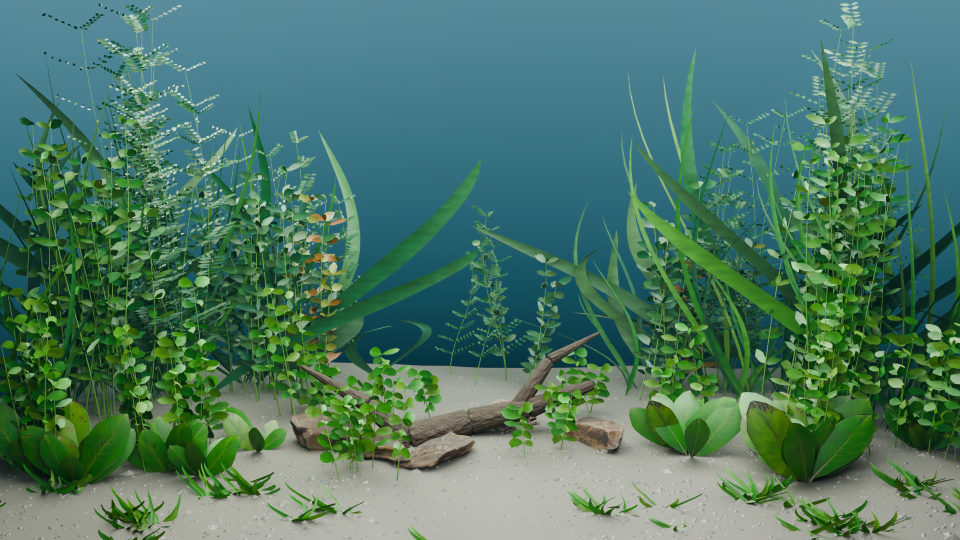
#> input picture habitat/assets/lush/environment_albedo.webp, 1920 x 1080 px, given in place of rock_07_diff_4k.jpg, which was not available (shown at 1/2 size); the run also reads 1 picture not shown here
$ python prepare_textures_slice_c.py
#> lines starting #> are read from the running program, lines starting #| are printed output that depends on the picture; after the words box and inside, x2 and y2 are one past the last pixel; in counts of white or black regions, pixels touching at a corner belong together; pictures that were not available may be replaced by others from this repository, and a replacement may not be noted
#> in scan, returned value is the input picture: PIL image 1920x1080 RGB; mean R, G, B 77, 119.6, 101.1
### art/tools/prepare_textures.py
"""Prepare optimized Slice A runtime textures from approved CC0 sources.

Run after build_slice_a.py (which writes art/work/slice-a/ bake inputs):
  python art/tools/prepare_textures.py

Writes WebP textures to habitat/assets/slice-a/textures/. glTF UV convention:
textures are loaded with flipY = false, so image row 0 is texture v = 0.
"""

import json
import pathlib

import numpy as np
from PIL import Image

ROOT = pathlib.Path(__file__).resolve().parents[2]
SRC = ROOT / 'art' / 'source' / 'polyhaven'
WORK = ROOT / 'art' / 'work' / 'slice-a'
OUT = ROOT / 'habitat' / 'assets' / 'slice-a' / 'textures'

# Must match build_slice_a.py substrate extent and composition.
SUBSTRATE_X = (-5.0, 5.0)
SUBSTRATE_Z = (-1.8, 2.8)
SUBSTRATE_SIZE = (2048, 1024)
HARDSCAPE_FOOTPRINTS = [
    # x, z, radius (habitat units): coarse grit gathers around these.
    # Keep in sync with ROCKS / WOOD in build_slice_a.py.
    (-2.75, -0.95, 0.95), (-3.45, -0.7, 0.75), (-1.85, 0.25, 0.75),
    (-0.55, 0.45, 0.5), (-0.1, 0.12, 0.4), (2.35, -0.5, 0.6),
    (-2.4, -0.85, 0.8),
]


def source(asset, suffix):
    return Image.open(SRC / asset / 'textures' / f'{asset}_{suffix}_2k.{"png" if suffix == "alpha" else "jpg"}')


def as_rgb(image):
    return np.asarray(image.convert('RGB'), dtype=np.float32) / 255.0


def as_alpha(image):
    data = np.asarray(image, dtype=np.float32)
    return data / (65535.0 if data.max() > 255 else 255.0)


def to_image(array, mode='RGB'):
    return Image.fromarray(np.clip(array * 255.0 + 0.5, 0, 255).astype(np.uint8), mode)


def save(image, name, quality=90, lossless=False):
    OUT.mkdir(parents=True, exist_ok=True)
    path = OUT / name
    image.save(path, 'WEBP', quality=quality, method=6, lossless=lossless, exact=True)
    return path


def resized(image, size):
#> called with size = (2048, 2048)
    return image.resize(size, Image.LANCZOS)
#> returned value: PIL image 2048x2048 RGB


def grade_hsv_fast(rgb, hue=None, hue_mix=0.0, sat=1.0, val=1.0):
#> called with hue_mix = 0, sat = 0.75, val = 0.9
    maxc = rgb.max(axis=2)
    minc = rgb.min(axis=2)
    v = maxc
    delta = maxc - minc
    s = np.where(maxc > 1e-6, delta / np.maximum(maxc, 1e-6), 0.0)
    r, g, b = rgb[..., 0], rgb[..., 1], rgb[..., 2]
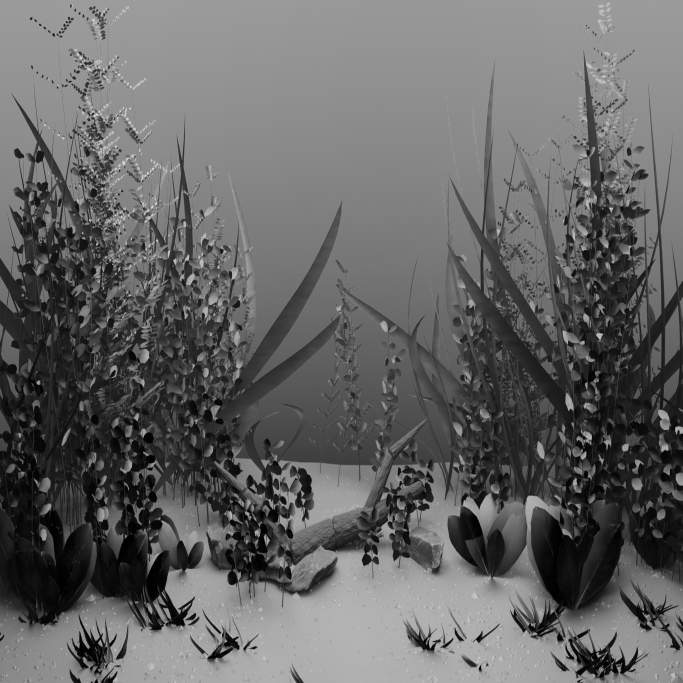
#> b: shape (2048, 2048) float32 (shown at 1/3 size); min 0, max 0.922, mean 0.396
    safe = np.maximum(delta, 1e-6)
    h = np.where(maxc == r, (g - b) / safe % 6.0,
                 np.where(maxc == g, (b - r) / safe + 2.0, (r - g) / safe + 4.0)) / 6.0
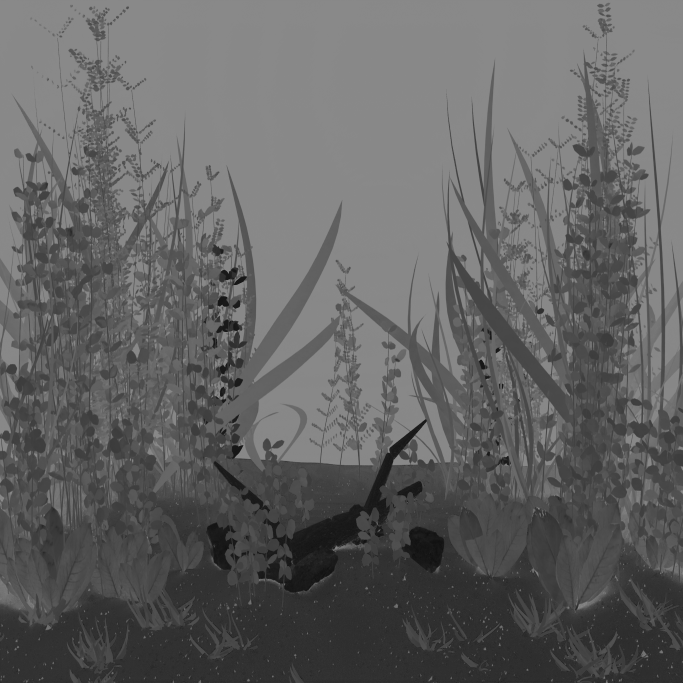
#> h: shape (2048, 2048) float32 (shown at 1/3 size); min 0, max 0.981, mean 0.389
    h = np.where(delta > 1e-6, h, 0.0)
    if hue is not None:
        h = h + (hue - h) * hue_mix
    s = np.clip(s * sat, 0, 1)
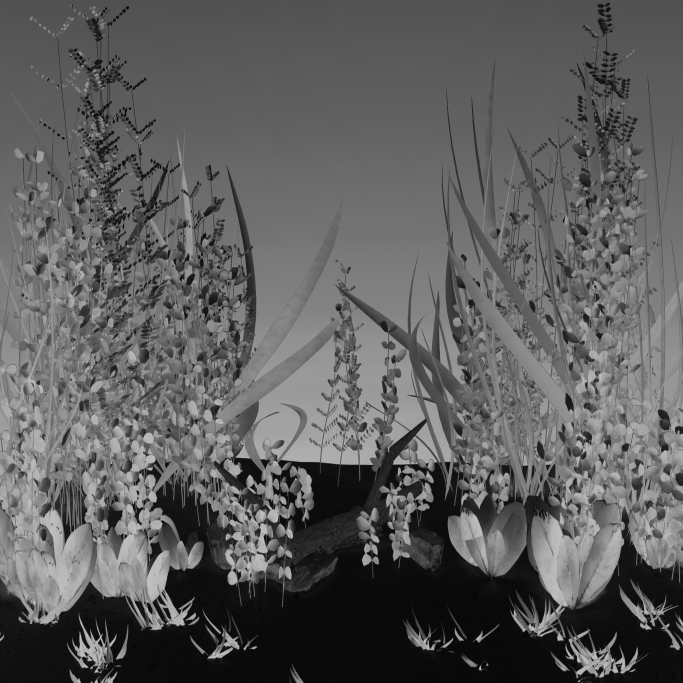
#> s: shape (2048, 2048) float32 (shown at 1/3 size); min 0, max 0.75, mean 0.365
    v = np.clip(v * val, 0, 1)
    i = np.floor(h * 6.0).astype(int) % 6
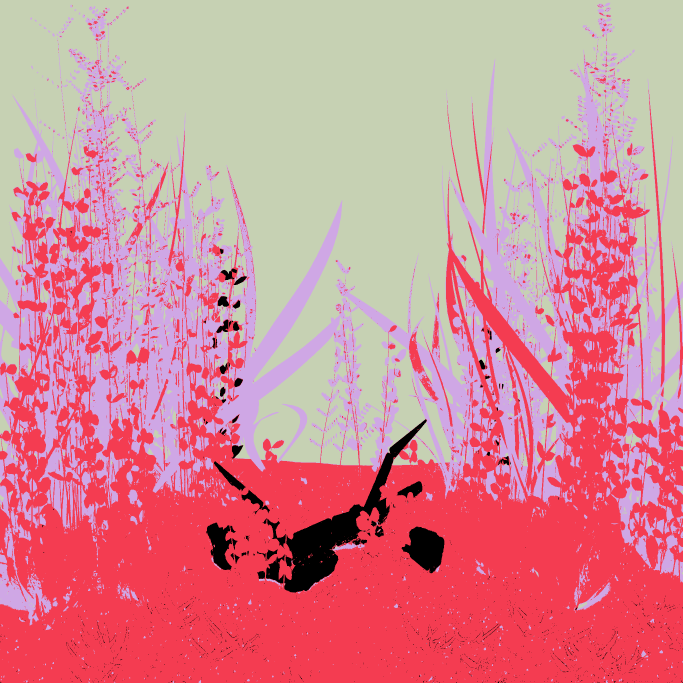
#> i: shape (2048, 2048) int64 (shown at 1/3 size); 6 distinct labels, from 0 to 5; one colour per label, 0 black
    f = h * 6.0 - np.floor(h * 6.0)
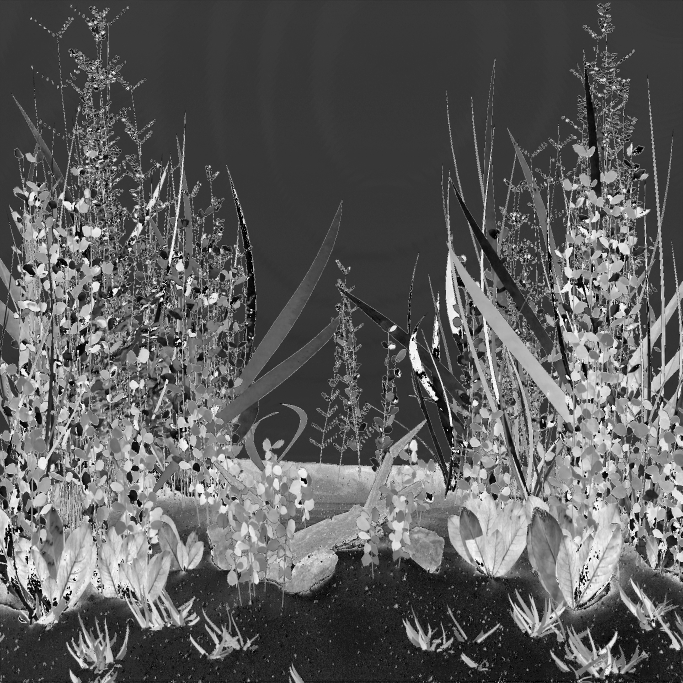
#> f: shape (2048, 2048) float32 (shown at 1/3 size); min 0, max 0.99, mean 0.365
    p, q, t = v * (1 - s), v * (1 - s * f), v * (1 - s * (1 - f))
    choices = [(v, t, p), (q, v, p), (p, v, t), (p, q, v), (t, p, v), (v, p, q)]
    out = np.zeros_like(rgb)
    for k, (cr, cg, cb) in enumerate(choices):
        mask = i == k
        out[..., 0] = np.where(mask, cr, out[..., 0])
        out[..., 1] = np.where(mask, cg, out[..., 1])
        out[..., 2] = np.where(mask, cb, out[..., 2])
#> this loop made 6 passes
#> pass 1, in grade_hsv_fast, `mask = i == k`:
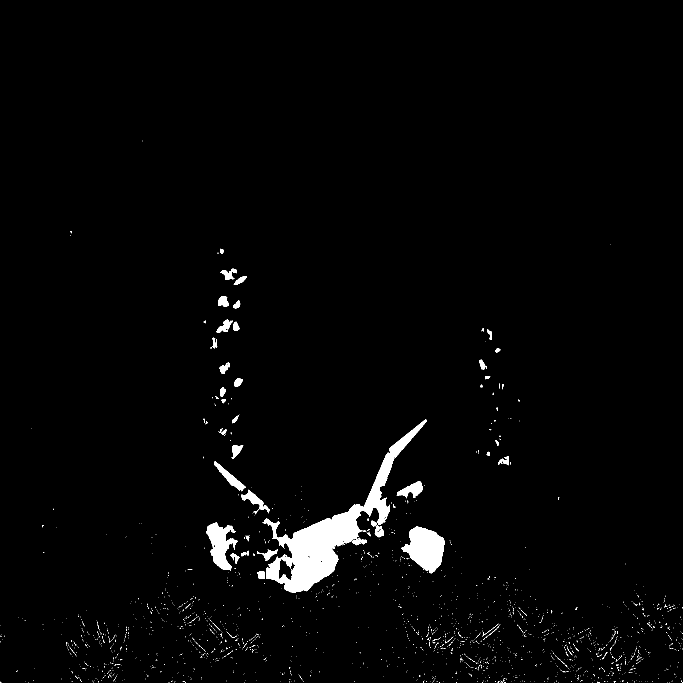
#> mask: shape (2048, 2048) bool (shown at 1/3 size); 2% white; 2286 white regions (2211 under 20 px), largest, box (x1, y1, x2, y2) and area: (853, 1258, 1280, 1779) 41506, (1205, 1580, 1333, 1720) 11116, (619, 1568, 696, 1710) 6379
#> after the loop: mask: shape (2048, 2048) bool; 0% white in thin lines or dots, all inside (x1, y1, x2, y2) = (164, 1333, 1807, 1976)
    return out


def rgba(rgb, alpha):
    return np.concatenate([rgb, alpha[..., None]], axis=2)


# [68 lines left out: functions dilate_color_under_alpha, rocks, wood, moss, plant_atlas, not called in this run]


CARD_ATLAS = (2048, 1024)
# Tile rectangles (x, y, w, h) in atlas pixels, y from the top. Must match
# CARD_TILES in build_slice_a.py.
CARD_TILES = {
    'carpet_0': (0, 0, 512, 256), 'carpet_1': (512, 0, 512, 256),
    'carpet_2': (0, 256, 512, 256), 'carpet_3': (512, 256, 512, 256),
    'stem_0': (1024, 0, 512, 1024), 'stem_1': (1536, 0, 512, 1024),
}
CARD_GRADES = {
    'carpet': dict(hue=0.31, hue_mix=0.3, sat=1.0, val=0.74),
    'stem_0': dict(hue=0.31, hue_mix=0.3, sat=1.2, val=0.95),
    'stem_1': dict(hue=0.03, hue_mix=0.55, sat=1.35, val=0.9),   # bronze-red accent
}


# [92 lines left out: functions card_atlas, value_noise, tiled_layer, substrate, main, not called in this run]


# [2 lines that do not run on import are left out]

### art/tools/prepare_textures_slice_c.py
"""Prepare Slice C runtime textures (run after build_slice_c.py).

  python art/tools/prepare_textures_slice_c.py

Writes WebP textures to habitat/assets/slice-c/textures/ (loaded with
flipY = false: image row 0 is texture v = 0).

- Scanned rocks: albedo + OpenGL normal per source, no roughness maps. The
  runtime uses one matte roughness for all stone, which removes rock_07's
  glossy flecks (its source roughness map is a uniform ~0.30) and saves
  texture memory. Albedo is graded to the approved offline candidate.
- Wood: bark_willow_02 graded to the waterlogged driftwood brown of the
  approved Stage 1 B treatment, with the fibre-aligned crack pattern baked
  into the colour (same tile space as the runtime root UVs).
- Leaves: LeafSet022 colour + opacity -> one RGBA atlas, graded darker and
  cooler (aquatic), colour dilated under alpha; OpenGL normal.
- Substrate: unique baked floor from slice_c_layout.py: irregular dark
  soil/gravel zone around the hardscape, finer sand as breathing room,
  hardscape contact darkening, the floor's tonal hierarchy (key on the left,
  darker right and front edge) and the fade into water before the crest.
"""

import json
import pathlib
import sys

import numpy as np
from PIL import Image

sys.path.insert(0, str(pathlib.Path(__file__).resolve().parent))
import prepare_textures as P  # noqa: E402
import slice_c_layout as L  # noqa: E402

ROOT = pathlib.Path(__file__).resolve().parents[2]
SRC = ROOT / 'art' / 'source' / 'polyhaven'
ACG = ROOT / 'art' / 'source' / 'ambientcg'
OUT = ROOT / 'habitat' / 'assets' / 'slice-c' / 'textures'
P.OUT = OUT

SUBSTRATE_SIZE = (2048, 1024)
SUBSTRATE_NORMAL_SIZE = (1024, 512)
FIELD_SIZE = (512, 256)
WATER = np.array([0.010, 0.044, 0.052], dtype=np.float32)   # albedo the floor fades into


def scan(asset, kind):
    return Image.open(SRC / asset / 'textures' / f'{asset}_{kind}_4k.jpg')


# [22 lines left out: function hue_shift, not called in this run]


# ---------------------------------------------------------------- hardscape

def rocks():
    # rock_07 is the largest stone surface on screen and its UV islands use
    # only half the map: 2K colour (1K normal) keeps its pitting readable.
    for name, asset, size, normal_size, sat, val in (('rock07', 'rock_07', 2048, 1024, 0.75, 0.9),
                                                     ('boulder', 'boulder_01', 1024, 1024, 0.75, 0.95),
                                                     ('rock09', 'rock_09', 512, 512, 0.75, 1.0)):
        rgb = P.as_rgb(P.resized(scan(asset, 'diff'), (size, size)))
        rgb = P.grade_hsv_fast(rgb, sat=sat, val=val)
        # Tame isolated bright specks (they read as glints under the key).
        luminance = rgb @ np.array([0.2126, 0.7152, 0.0722], dtype=np.float32)
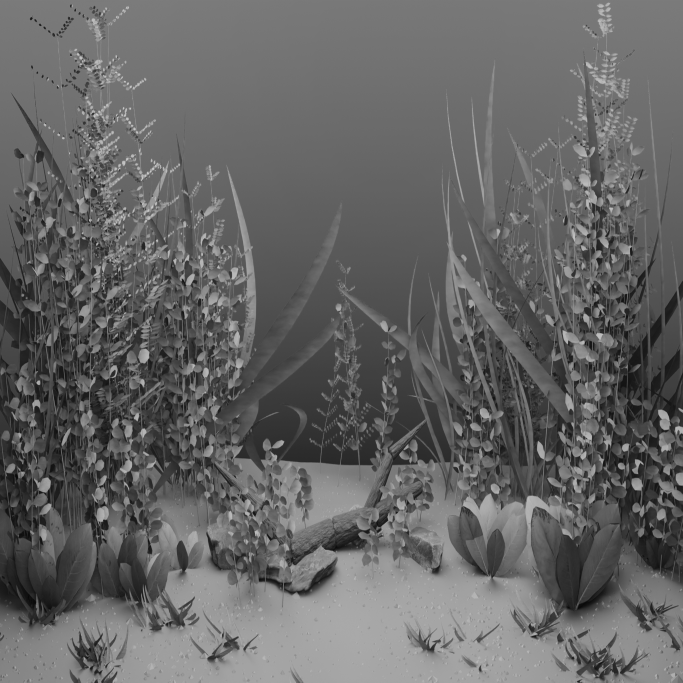
#> luminance: shape (2048, 2048) float32 (shown at 1/3 size); min 0.0178, max 0.842, mean 0.4
        ceiling = np.percentile(luminance, 99.5)
#> ceiling = 0.683
        rgb *= np.minimum(1.0, ceiling / np.maximum(luminance, 1e-4))[..., None]
        P.save(P.to_image(rgb), f'{name}_albedo.webp')
        P.save(P.resized(scan(asset, 'nor_gl'), (normal_size, normal_size)), f'{name}_normal.webp', quality=92)
    rgb = P.as_rgb(P.resized(P.source('rock_moss_set_02', 'diff'), (512, 512)))
    P.save(P.to_image(P.grade_hsv_fast(rgb, sat=0.65, val=0.72)), 'stones_albedo.webp')
    P.save(P.resized(P.source('rock_moss_set_02', 'nor_gl'), (512, 512)), 'stones_normal.webp', quality=92)


# [115 lines left out: functions voronoi_edges, wood, leaves, field, world_grid, world_tiled and 1 more, not called in this run]


def main():
    rocks()
    wood()
    leaves()
    substrate()
    summary = {path.name: Image.open(path).size for path in sorted(OUT.glob('*.webp'))}
    print(json.dumps(summary, indent=1))


if __name__ == '__main__':
#> (the run stopped early here; a loop or call above may not have finished)
